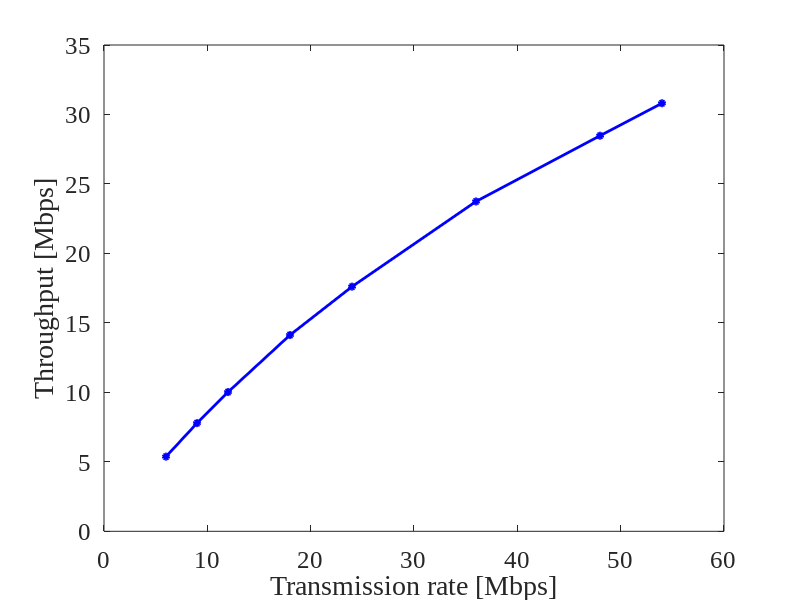

Here is the MATLAB script that generated this plot:
clear;

TR = [6, 9, 12, 18, 24, 36, 48, 54]; % 伝送レート [Mbps]
databit = [24, 36, 48, 72, 96, 144, 192, 216]; % OFDMシンボルごとのデータビット[bit]

PLCP_pre = 16; % PLCPプリアンブル[μs]
PLCPhead_sig = 1; % PLCPヘッダ（シグナル）[μs]
PLCPhead_ser = 16; % PLCPヘッダ（サービス）[μs]
ACK = 80; % 802.11ACKフレーム[bit]
MAC = 192; % 802.11MACヘッダ[bit]
LLC = 64; % LLCヘッダ[bit]
packet = 12000; % IPパケット長[bit]
FCS = 32; % FCS[bit]
tail = 6; % テイルビット[bit]
SIFS = 10; % [μs]
DIFS = 34; % [μs]
backoff = 101.5; % 平均バックオフ制御時間 [μs]

overhead = zeros(size(TR));
payload = zeros(size(TR));
throughput = zeros(size(TR));

for i = 1:length(TR)
    databit_current = databit(i);
    
    % フレームの計算
    ACK_t = PLCP_pre + (PLCPhead_sig + ceil((PLCPhead_ser + ACK + FCS + tail) / databit_current)) * 4;

    data_t = PLCP_pre + (PLCPhead_sig + ceil((PLCPhead_ser + MAC + LLC + packet + FCS + tail) / databit_current)) * 4;

    
    total_tt = (ACK_t + data_t + SIFS +6+ backoff); % トータル時間計算

    throughput(i) = packet / total_tt; % スループット [Mbps]
end

% プロット

figure('Position', [100, 100, 800, 500]); % ウィンドウサイズ指定
hold on;
plot(TR, throughput, '-o', 'Color', 'b', 'LineWidth', 2, 'MarkerSize', 4, 'MarkerFaceColor', 'b');
xlabel('Transmission rate [Mbps]','FontSize', 20, 'FontName', 'Times New Roman');
ylabel('Throughput [Mbps]','FontSize', 20, 'FontName', 'Times New Roman');

% 目盛りのフォントサイズ設定
set(gca, 'FontSize', 18, 'FontName', 'Times New Roman'); % 目盛り数字を大きく設定し、フォントを指定

% グラフの枠を表示
box on;
grid off;

ylim([0, 35]); % y軸の範囲を指定
xlim([0, 60]); % x軸の範囲を指定